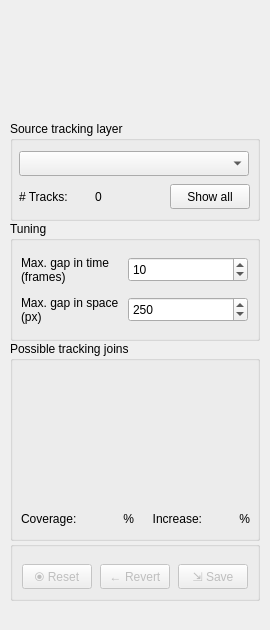
<?xml version="1.0" encoding="UTF-8"?>
<ui version="4.0">
 <class>octron_prediction_cleaner</class>
 <widget class="QWidget" name="octron_prediction_cleaner">
  <property name="enabled">
   <bool>true</bool>
  </property>
  <property name="geometry">
   <rect>
    <x>0</x>
    <y>0</y>
    <width>270</width>
    <height>630</height>
   </rect>
  </property>
  <property name="minimumSize">
   <size>
    <width>270</width>
    <height>630</height>
   </size>
  </property>
  <property name="maximumSize">
   <size>
    <width>270</width>
    <height>630</height>
   </size>
  </property>
  <property name="cursor">
   <cursorShape>ArrowCursor</cursorShape>
  </property>
  <property name="windowTitle">
   <string>octron_gui</string>
  </property>
  <property name="windowOpacity">
   <double>1.000000000000000</double>
  </property>
  <widget class="QWidget" name="verticalLayoutWidget">
   <property name="geometry">
    <rect>
     <x>10</x>
     <y>10</y>
     <width>254</width>
     <height>611</height>
    </rect>
   </property>
   <layout class="QVBoxLayout" name="mainLayout">
    <property name="spacing">
     <number>20</number>
    </property>
    <property name="sizeConstraint">
     <enum>QLayout::SizeConstraint::SetNoConstraint</enum>
    </property>
    <property name="topMargin">
     <number>5</number>
    </property>
    <item>
     <widget class="QLabel" name="octron_cleaner_ui_logo">
      <property name="enabled">
       <bool>true</bool>
      </property>
      <property name="minimumSize">
       <size>
        <width>250</width>
        <height>50</height>
       </size>
      </property>
      <property name="maximumSize">
       <size>
        <width>250</width>
        <height>50</height>
       </size>
      </property>
      <property name="baseSize">
       <size>
        <width>0</width>
        <height>0</height>
       </size>
      </property>
      <property name="lineWidth">
       <number>0</number>
      </property>
      <property name="text">
       <string/>
      </property>
      <property name="pixmap">
       <pixmap>octron_prediction_cleaner.svg</pixmap>
      </property>
      <property name="scaledContents">
       <bool>false</bool>
      </property>
      <property name="alignment">
       <set>Qt::AlignmentFlag::AlignHCenter|Qt::AlignmentFlag::AlignTop</set>
      </property>
     </widget>
    </item>
    <item>
     <layout class="QVBoxLayout" name="main_vertical_layout">
      <property name="spacing">
       <number>0</number>
      </property>
      <item>
       <widget class="QGroupBox" name="source_trace_groupbox">
        <property name="minimumSize">
         <size>
          <width>250</width>
          <height>100</height>
         </size>
        </property>
        <property name="maximumSize">
         <size>
          <width>250</width>
          <height>100</height>
         </size>
        </property>
        <property name="title">
         <string>Source tracking layer</string>
        </property>
        <widget class="QWidget" name="verticalLayoutWidget_4">
         <property name="geometry">
          <rect>
           <x>9</x>
           <y>30</y>
           <width>231</width>
           <height>61</height>
          </rect>
         </property>
         <layout class="QVBoxLayout" name="verticalLayout_5">
          <item alignment="Qt::AlignmentFlag::AlignHCenter">
           <widget class="QComboBox" name="source_layers_comboBox">
            <property name="minimumSize">
             <size>
              <width>230</width>
              <height>25</height>
             </size>
            </property>
            <property name="maximumSize">
             <size>
              <width>230</width>
              <height>25</height>
             </size>
            </property>
           </widget>
          </item>
          <item>
           <layout class="QHBoxLayout" name="horizontalLayout_3">
            <item alignment="Qt::AlignmentFlag::AlignLeft|Qt::AlignmentFlag::AlignVCenter">
             <widget class="QLabel" name="tracks_label">
              <property name="minimumSize">
               <size>
                <width>60</width>
                <height>25</height>
               </size>
              </property>
              <property name="maximumSize">
               <size>
                <width>60</width>
                <height>25</height>
               </size>
              </property>
              <property name="text">
               <string># Tracks:</string>
              </property>
             </widget>
            </item>
            <item alignment="Qt::AlignmentFlag::AlignLeft|Qt::AlignmentFlag::AlignVCenter">
             <widget class="QLabel" name="total_no_tracks_label">
              <property name="minimumSize">
               <size>
                <width>60</width>
                <height>25</height>
               </size>
              </property>
              <property name="maximumSize">
               <size>
                <width>60</width>
                <height>25</height>
               </size>
              </property>
              <property name="text">
               <string>0</string>
              </property>
             </widget>
            </item>
            <item alignment="Qt::AlignmentFlag::AlignRight|Qt::AlignmentFlag::AlignVCenter">
             <widget class="QPushButton" name="showall_layers_pushButton">
              <property name="minimumSize">
               <size>
                <width>80</width>
                <height>25</height>
               </size>
              </property>
              <property name="maximumSize">
               <size>
                <width>80</width>
                <height>25</height>
               </size>
              </property>
              <property name="text">
               <string>Show all</string>
              </property>
             </widget>
            </item>
           </layout>
          </item>
         </layout>
        </widget>
       </widget>
      </item>
      <item>
       <widget class="QGroupBox" name="tuning_params_groupbox">
        <property name="minimumSize">
         <size>
          <width>250</width>
          <height>120</height>
         </size>
        </property>
        <property name="maximumSize">
         <size>
          <width>250</width>
          <height>120</height>
         </size>
        </property>
        <property name="title">
         <string>Tuning</string>
        </property>
        <widget class="QWidget" name="verticalLayoutWidget_2">
         <property name="geometry">
          <rect>
           <x>10</x>
           <y>30</y>
           <width>231</width>
           <height>37</height>
          </rect>
         </property>
         <layout class="QHBoxLayout" name="max_gap_frames_horizontal_layout">
          <item>
           <widget class="QLabel" name="max_gap_time_label">
            <property name="minimumSize">
             <size>
              <width>90</width>
              <height>35</height>
             </size>
            </property>
            <property name="maximumSize">
             <size>
              <width>100</width>
              <height>35</height>
             </size>
            </property>
            <property name="text">
             <string>Max. gap in time (frames)</string>
            </property>
            <property name="wordWrap">
             <bool>true</bool>
            </property>
           </widget>
          </item>
          <item>
           <widget class="QSpinBox" name="max_gap_time_spinbox">
            <property name="minimumSize">
             <size>
              <width>120</width>
              <height>25</height>
             </size>
            </property>
            <property name="maximumSize">
             <size>
              <width>120</width>
              <height>25</height>
             </size>
            </property>
            <property name="suffix">
             <string/>
            </property>
            <property name="maximum">
             <number>99999</number>
            </property>
            <property name="value">
             <number>10</number>
            </property>
           </widget>
          </item>
         </layout>
        </widget>
        <widget class="QWidget" name="verticalLayoutWidget_3">
         <property name="geometry">
          <rect>
           <x>10</x>
           <y>70</y>
           <width>231</width>
           <height>37</height>
          </rect>
         </property>
         <layout class="QHBoxLayout" name="max_gap_space_horizontal_layout">
          <item>
           <widget class="QLabel" name="max_gap_space_label">
            <property name="minimumSize">
             <size>
              <width>90</width>
              <height>35</height>
             </size>
            </property>
            <property name="maximumSize">
             <size>
              <width>100</width>
              <height>35</height>
             </size>
            </property>
            <property name="text">
             <string>Max. gap in space (px)</string>
            </property>
            <property name="wordWrap">
             <bool>true</bool>
            </property>
           </widget>
          </item>
          <item>
           <widget class="QSpinBox" name="max_gap_space_spinbox">
            <property name="minimumSize">
             <size>
              <width>120</width>
              <height>25</height>
             </size>
            </property>
            <property name="maximumSize">
             <size>
              <width>120</width>
              <height>25</height>
             </size>
            </property>
            <property name="suffix">
             <string/>
            </property>
            <property name="maximum">
             <number>99999</number>
            </property>
            <property name="value">
             <number>250</number>
            </property>
           </widget>
          </item>
         </layout>
        </widget>
       </widget>
      </item>
      <item>
       <widget class="QGroupBox" name="tuning_params_groupbox_3">
        <property name="minimumSize">
         <size>
          <width>250</width>
          <height>200</height>
         </size>
        </property>
        <property name="maximumSize">
         <size>
          <width>250</width>
          <height>200</height>
         </size>
        </property>
        <property name="title">
         <string>Possible tracking joins</string>
        </property>
        <widget class="QWidget" name="verticalLayoutWidget_5">
         <property name="geometry">
          <rect>
           <x>9</x>
           <y>29</y>
           <width>233</width>
           <height>161</height>
          </rect>
         </property>
         <layout class="QVBoxLayout" name="verticalLayout">
          <item alignment="Qt::AlignmentFlag::AlignHCenter|Qt::AlignmentFlag::AlignTop">
           <widget class="QTableView" name="possible_joins_table">
            <property name="minimumSize">
             <size>
              <width>230</width>
              <height>120</height>
             </size>
            </property>
            <property name="maximumSize">
             <size>
              <width>230</width>
              <height>120</height>
             </size>
            </property>
            <property name="contextMenuPolicy">
             <enum>Qt::ContextMenuPolicy::DefaultContextMenu</enum>
            </property>
            <property name="autoFillBackground">
             <bool>false</bool>
            </property>
            <property name="styleSheet">
             <string notr="true">QTableView {
    background-color: transparent;
    gridline-color: transparent;
}
QTableView::item {
    background-color: transparent;
    border: none;
    border-bottom: 1px solid #555;
}
QHeaderView {
    background-color: transparent;
}
QHeaderView::section {
    background-color: transparent;
    border: none;
    border-bottom: 1px solid #555;
    padding: 2px 4px;
}
QTableCornerButton::section {
    background-color: transparent;
}</string>
            </property>
            <property name="frameShape">
             <enum>QFrame::Shape::NoFrame</enum>
            </property>
            <property name="frameShadow">
             <enum>QFrame::Shadow::Plain</enum>
            </property>
            <property name="lineWidth">
             <number>1</number>
            </property>
            <property name="editTriggers">
             <set>QAbstractItemView::EditTrigger::AnyKeyPressed|QAbstractItemView::EditTrigger::EditKeyPressed|QAbstractItemView::EditTrigger::SelectedClicked</set>
            </property>
            <property name="showDropIndicator" stdset="0">
             <bool>false</bool>
            </property>
            <property name="dragDropOverwriteMode">
             <bool>false</bool>
            </property>
            <property name="selectionMode">
             <enum>QAbstractItemView::SelectionMode::SingleSelection</enum>
            </property>
            <property name="selectionBehavior">
             <enum>QAbstractItemView::SelectionBehavior::SelectRows</enum>
            </property>
            <property name="gridStyle">
             <enum>Qt::PenStyle::SolidLine</enum>
            </property>
            <property name="sortingEnabled">
             <bool>false</bool>
            </property>
            <property name="wordWrap">
             <bool>false</bool>
            </property>
            <property name="cornerButtonEnabled">
             <bool>false</bool>
            </property>
            <attribute name="horizontalHeaderCascadingSectionResizes">
             <bool>true</bool>
            </attribute>
            <attribute name="horizontalHeaderMinimumSectionSize">
             <number>85</number>
            </attribute>
            <attribute name="horizontalHeaderDefaultSectionSize">
             <number>85</number>
            </attribute>
            <attribute name="horizontalHeaderHighlightSections">
             <bool>true</bool>
            </attribute>
            <attribute name="horizontalHeaderStretchLastSection">
             <bool>true</bool>
            </attribute>
            <attribute name="verticalHeaderVisible">
             <bool>false</bool>
            </attribute>
            <attribute name="verticalHeaderMinimumSectionSize">
             <number>20</number>
            </attribute>
            <attribute name="verticalHeaderDefaultSectionSize">
             <number>20</number>
            </attribute>
            <attribute name="verticalHeaderHighlightSections">
             <bool>false</bool>
            </attribute>
           </widget>
          </item>
          <item>
           <layout class="QHBoxLayout" name="coverage_layout">
            <item>
             <widget class="QLabel" name="coverage_label">
              <property name="minimumSize">
               <size>
                <width>65</width>
                <height>25</height>
               </size>
              </property>
              <property name="maximumSize">
               <size>
                <width>65</width>
                <height>25</height>
               </size>
              </property>
              <property name="text">
               <string>Coverage:</string>
              </property>
             </widget>
            </item>
            <item>
             <widget class="QLabel" name="coverage_percent">
              <property name="minimumSize">
               <size>
                <width>40</width>
                <height>25</height>
               </size>
              </property>
              <property name="maximumSize">
               <size>
                <width>40</width>
                <height>25</height>
               </size>
              </property>
              <property name="text">
               <string>%</string>
              </property>
              <property name="alignment">
               <set>Qt::AlignmentFlag::AlignRight|Qt::AlignmentFlag::AlignTrailing|Qt::AlignmentFlag::AlignVCenter</set>
              </property>
             </widget>
            </item>
            <item>
             <widget class="QLabel" name="increase_label">
              <property name="minimumSize">
               <size>
                <width>60</width>
                <height>25</height>
               </size>
              </property>
              <property name="maximumSize">
               <size>
                <width>50</width>
                <height>25</height>
               </size>
              </property>
              <property name="text">
               <string>Increase:</string>
              </property>
              <property name="alignment">
               <set>Qt::AlignmentFlag::AlignRight|Qt::AlignmentFlag::AlignTrailing|Qt::AlignmentFlag::AlignVCenter</set>
              </property>
             </widget>
            </item>
            <item>
             <widget class="QLabel" name="increase_percent_label">
              <property name="minimumSize">
               <size>
                <width>40</width>
                <height>25</height>
               </size>
              </property>
              <property name="maximumSize">
               <size>
                <width>40</width>
                <height>25</height>
               </size>
              </property>
              <property name="text">
               <string>%</string>
              </property>
              <property name="alignment">
               <set>Qt::AlignmentFlag::AlignRight|Qt::AlignmentFlag::AlignTrailing|Qt::AlignmentFlag::AlignVCenter</set>
              </property>
             </widget>
            </item>
           </layout>
          </item>
         </layout>
        </widget>
       </widget>
      </item>
      <item>
       <widget class="QGroupBox" name="tuning_params_groupbox_2">
        <property name="minimumSize">
         <size>
          <width>250</width>
          <height>60</height>
         </size>
        </property>
        <property name="maximumSize">
         <size>
          <width>250</width>
          <height>60</height>
         </size>
        </property>
        <property name="title">
         <string/>
        </property>
        <widget class="QWidget" name="horizontalLayoutWidget">
         <property name="geometry">
          <rect>
           <x>10</x>
           <y>20</y>
           <width>231</width>
           <height>31</height>
          </rect>
         </property>
         <layout class="QHBoxLayout" name="control_buttons_layout">
          <item>
           <widget class="QPushButton" name="reset_btn">
            <property name="enabled">
             <bool>false</bool>
            </property>
            <property name="minimumSize">
             <size>
              <width>70</width>
              <height>25</height>
             </size>
            </property>
            <property name="maximumSize">
             <size>
              <width>70</width>
              <height>25</height>
             </size>
            </property>
            <property name="text">
             <string>⦿ Reset</string>
            </property>
           </widget>
          </item>
          <item>
           <widget class="QPushButton" name="revert1_btn">
            <property name="enabled">
             <bool>false</bool>
            </property>
            <property name="minimumSize">
             <size>
              <width>70</width>
              <height>25</height>
             </size>
            </property>
            <property name="maximumSize">
             <size>
              <width>70</width>
              <height>25</height>
             </size>
            </property>
            <property name="text">
             <string>← Revert</string>
            </property>
           </widget>
          </item>
          <item>
           <widget class="QPushButton" name="save_btn">
            <property name="enabled">
             <bool>false</bool>
            </property>
            <property name="minimumSize">
             <size>
              <width>70</width>
              <height>25</height>
             </size>
            </property>
            <property name="maximumSize">
             <size>
              <width>70</width>
              <height>25</height>
             </size>
            </property>
            <property name="text">
             <string>⇲ Save</string>
            </property>
           </widget>
          </item>
         </layout>
        </widget>
       </widget>
      </item>
     </layout>
    </item>
   </layout>
  </widget>
 </widget>
 <resources/>
 <connections/>
</ui>
